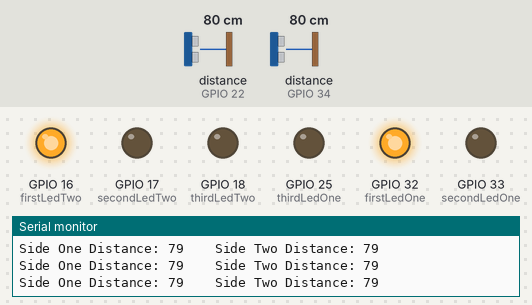
The sketch below on a simulated ESP32. On the bench: output pins drawn as LEDs (lit = HIGH), the last lines printed to the serial monitor. Wiring (inferred from the names in the program): 2 × ultrasonic range finder: trigger GPIO 14, echo GPIO 34 / trigger GPIO 21, echo GPIO 22. Inputs (shaded band) come from the test bench; at power-on: distance to the obstacle (sensors on GPIO 22, GPIO 34) 80 cm. The echo pulse lasts 58.3 µs per cm; pins used as bus, display or sensor lines are not drawn.

Above: at 2.2 s.
2.3 s: distance to the obstacle (sensor on GPIO 22) set to 44 cm
5.3 s: distance to the obstacle (sensor on GPIO 22) set to 38 cm
At 6.5 s:
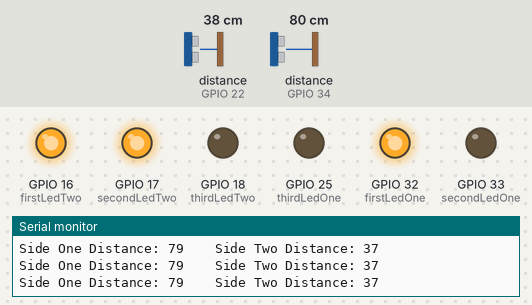
6.8 s: distance to the obstacle (sensor on GPIO 34) set to 46 cm
8.3 s: distance to the obstacle (sensor on GPIO 34) set to 37 cm
At 9.3 s:
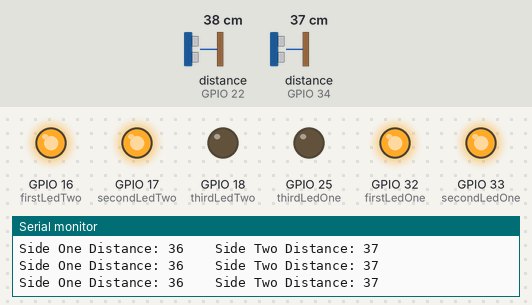
9.8 s: distance to the obstacle (sensor on GPIO 22) set to 23 cm
11.3 s: distance to the obstacle (sensor on GPIO 22) set to 18 cm
At 12.2 s:
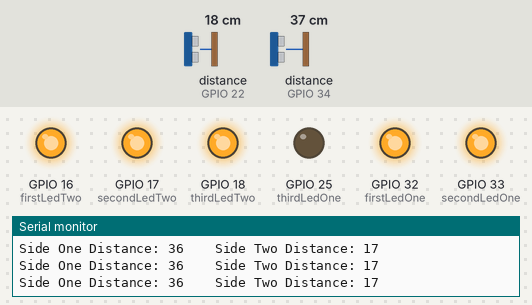
Timing chart, 0 to 13.8 s (numbered marks = the images above; inputs shaded):
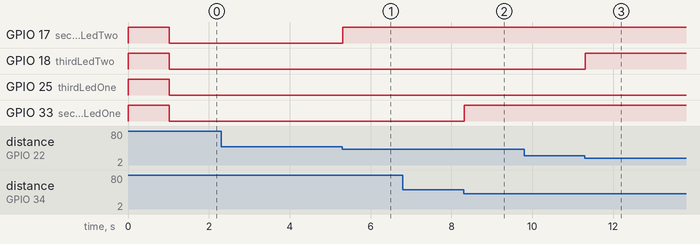

Measured:
- the behaviour switches between 41 and 40 cm on distance to the obstacle (sensor on GPIO 22) (found by bisection; images 0 and 1)
- the behaviour switches between 41 and 40 cm on distance to the obstacle (sensor on GPIO 34) (found by bisection; images 1 and 2)
- the behaviour switches between 21 and 20 cm on distance to the obstacle (sensor on GPIO 22) (found by bisection; images 2 and 3)
- after the input at 5.3 s, GPIO 17 (secondLedTwo): LOW → HIGH at once
- after the input at 8.3 s, GPIO 33 (secondLedOne): LOW → HIGH at once
- after the input at 11.3 s, GPIO 18 (thirdLedTwo): LOW → HIGH at once

The sketch:

espLightsAndSensors.ino
```cpp
#include <Arduino.h>

uint32_t Freq = 0;

// GPIO 34 Pin 5
#define echoOne 34

// GPIO 22 Pin 36
#define echoTwo 22

// GPIO 14 Pin 12
#define triggerOne 14

// GPIO 21 Pin 22
#define triggerTwo 21

// GPIO 32 Pin 7
#define firstLedOne 32

// GPIO 33 Pin 8
#define secondLedOne 33

// GPIO 25 Pin 9
#define thirdLedOne 25

// GPIO 16 Pin 27
#define firstLedTwo 16

// GPIO 17 Pin 28
#define secondLedTwo 17

// GPIO 18 Pin 30
#define thirdLedTwo 18

int distanceOne = 0;
int distanceTwo = 0;

long durationOne = 0;
long durationTwo = 0;

int skip1 = 0;
int skip2 = 0;

void setup()
{
    // begin Serial communication
    Serial.begin(115200);

    // set up all the pins for both the sensors and the LEDs
    pinMode(echoOne, INPUT);
    pinMode(echoTwo, INPUT);
    pinMode(triggerOne, OUTPUT);
    pinMode(triggerTwo, OUTPUT);
    pinMode(firstLedOne, OUTPUT);
    pinMode(firstLedTwo, OUTPUT);
    pinMode(secondLedOne, OUTPUT);
    pinMode(secondLedTwo, OUTPUT);
    pinMode(thirdLedTwo, OUTPUT);
    pinMode(thirdLedOne, OUTPUT);

    // Print all the standard stuff
    Freq = getCpuFrequencyMhz();
    Serial.print("CPU Freq = ");
    Serial.print(Freq);
    Serial.println(" MHz");
    Freq = getXtalFrequencyMhz();
    Serial.print("XTAL Freq = ");
    Serial.print(Freq);
    Serial.println(" MHz");
    Freq = getApbFrequency();
    Serial.print("APB Freq = ");
    Serial.print(Freq);
    Serial.println(" Hz");

    digitalWrite(firstLedOne, HIGH);
    digitalWrite(secondLedOne, HIGH);
    digitalWrite(thirdLedOne, HIGH);
    digitalWrite(firstLedTwo, HIGH);
    digitalWrite(secondLedTwo, HIGH);
    digitalWrite(thirdLedTwo, HIGH);

    // delay for the boot to finish
    delay(1000);
}

void loop()
{
    // measure the distance, update distance variables.
    // Run each sensor's US function
    digitalWrite(triggerOne, LOW);
    delayMicroseconds(2);
    digitalWrite(triggerOne, HIGH);
    delayMicroseconds(10);
    digitalWrite(triggerOne, LOW);

    // Read the delay from the echo pin
    durationOne = pulseIn(echoOne, HIGH);

    // Convert to CM
    distanceOne = durationOne * 0.034 / 2;

    Serial.print("Side One Distance: ");
    Serial.print(distanceOne);

    delay(10);

    // Run each sensor's US function
    digitalWrite(triggerTwo, LOW);
    delayMicroseconds(2);
    digitalWrite(triggerTwo, HIGH);
    delayMicroseconds(10);
    digitalWrite(triggerTwo, LOW);

    // Read the delay from the echo pin
    durationTwo = pulseIn(echoTwo, HIGH);

    // Convert to CM
    distanceTwo = durationTwo * 0.034 / 2;

    Serial.print("    Side Two Distance: ");
    Serial.println(distanceTwo);

    // apply the metering to the LEDs on side One
    if (distanceOne >= 40)
    {
        digitalWrite(firstLedOne, HIGH);
        digitalWrite(secondLedOne, LOW);
        digitalWrite(thirdLedOne, LOW);
        delay(1);
    }
    else if (distanceOne < 40 && distanceOne >= 20)
    {
        digitalWrite(firstLedOne, HIGH);
        digitalWrite(secondLedOne, HIGH);
        digitalWrite(thirdLedOne, LOW);
        delay(1);
    }
    else
    {
        digitalWrite(firstLedOne, HIGH);
        digitalWrite(secondLedOne, HIGH);
        digitalWrite(thirdLedOne, HIGH);
        delay(1);
    }

    // apply the metering to the LEDs on Side Two
    if (distanceTwo >= 40)
    {
        digitalWrite(firstLedTwo, HIGH);
        digitalWrite(secondLedTwo, LOW);
        digitalWrite(thirdLedTwo, LOW);
        delay(1);
    }
    else if (distanceTwo < 40 && distanceTwo >= 20)
    {
        digitalWrite(firstLedTwo, HIGH);
        digitalWrite(secondLedTwo, HIGH);
        digitalWrite(thirdLedTwo, LOW);
        delay(1);
    }
    else
    {
        digitalWrite(firstLedTwo, HIGH);
        digitalWrite(secondLedTwo, HIGH);
        digitalWrite(thirdLedTwo, HIGH);
        delay(1);
    }
    delay(1);
}
```
